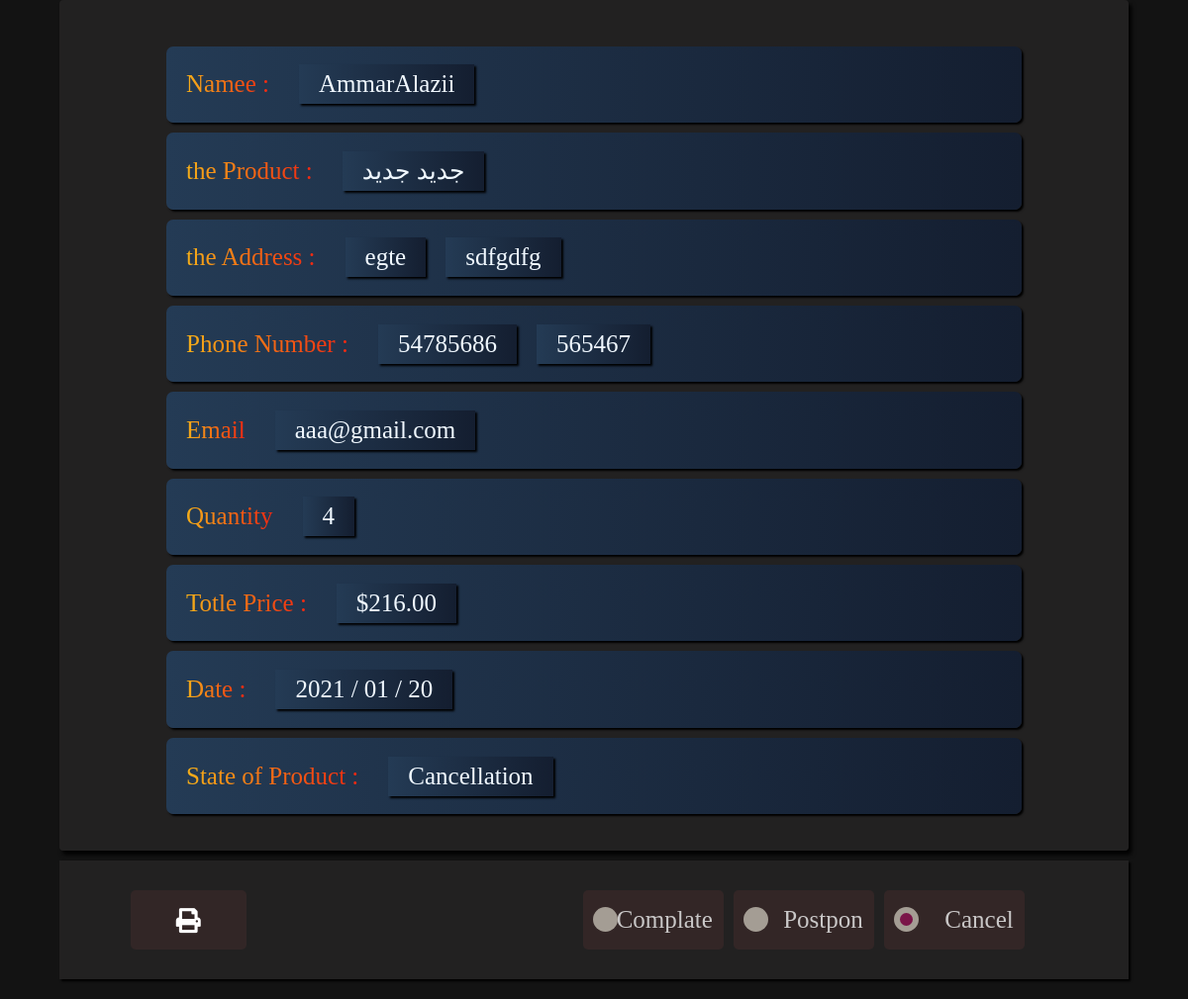
The page /7/ (signed in) on the database as committed earlier.
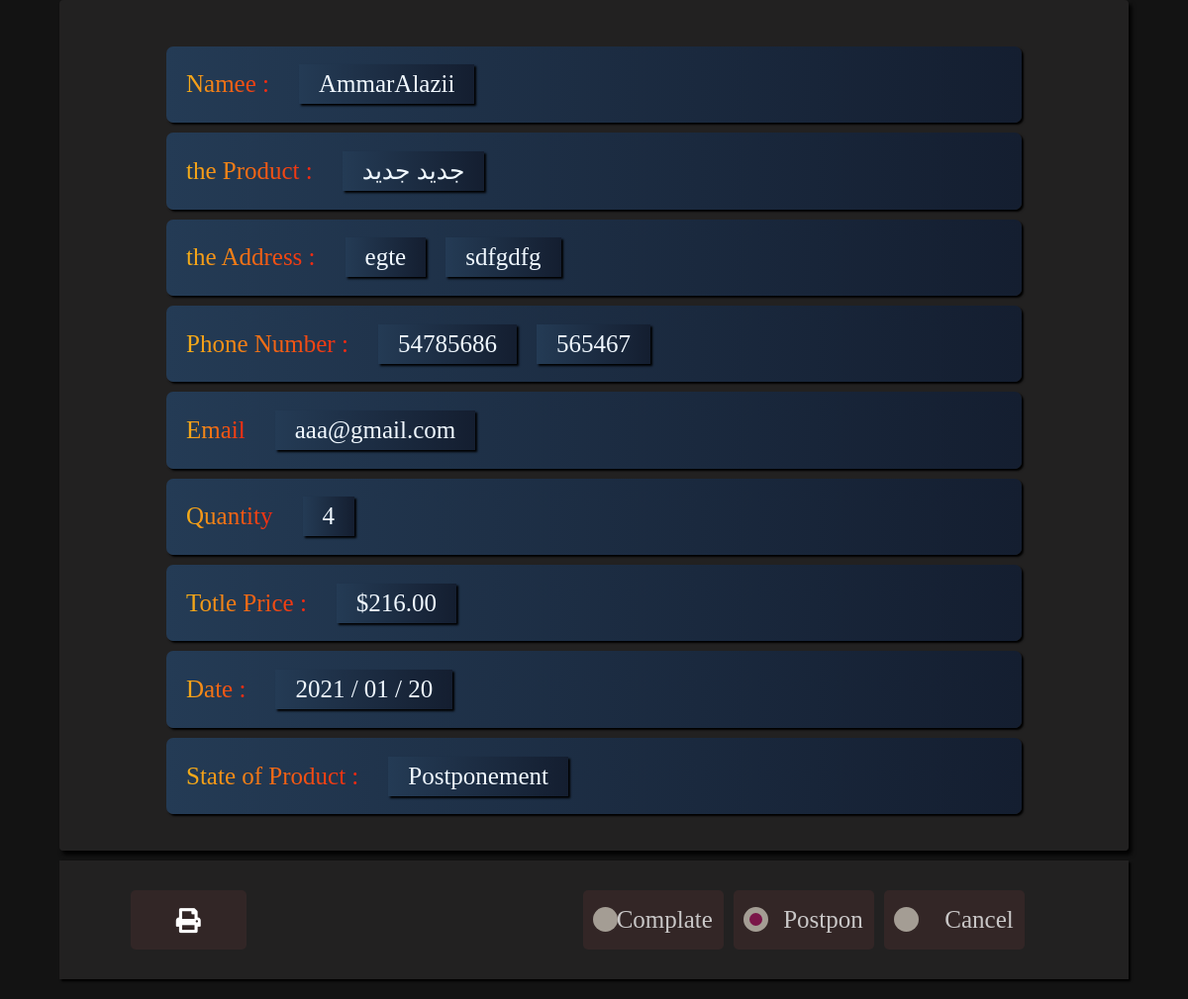
The same page on the database as committed later.
### products/models.py (models this page shows, shortened)
class OrderItem(models.Model):
    product=models.ForeignKey(Product,on_delete=models.CASCADE)
    customer=models.ForeignKey(User,on_delete=models.CASCADE)
    quantity=models.IntegerField(default=0)
    date_add=models.DateTimeField(default=datetime.datetime.now)
    address=models.ForeignKey('Address',on_delete=models.CASCADE,null=True,blank=True)
    complate=models.CharField(null=True,blank=True, max_length=20)
    def totleprice(self):
        if self.product.PRDDiscount:
            totle=self.quantity * self.product.PRDDiscount
        else:
            totle=self.quantity * self.product.PRDPrice
        return totle

class Product(models.Model):
    PRDName=models.CharField(max_length=300,verbose_name="name of product")
    PRDName_ar=models.CharField(max_length=300,verbose_name="name of product in arabic")
    PRDPrice=models.DecimalField(default=0 , max_digits=5, decimal_places=2,verbose_name="The price in arabic")
    PRDPrice_ar=models.DecimalField(default=0 , max_digits=5, decimal_places=2,verbose_name="The price")
    PRDDiscription=models.TextField(verbose_name="Discribtion of product")
    PRDDiscription_ar=models.TextField(verbose_name="Discribtion of product in arabic")
    PRDIamge=models.ImageField(default='/none.jpeg',upload_to='media')
    CHOICES_TYPE=(('Carpets and meridians','Carpets and meridians'),('the games','the games'),('Electrical','Electrical'),('Mobile phones','Mobile phones'))
    CHOICES_TYPE_ar=(('سجادات و زوالي','سجادات و زوالي'),('الالعاب','الالعاب'),('الكهربائيات','الكهربائيات'),('الهواتف المحمولة','الهواتف المحمولة'))
    PRDType=models.CharField(max_length=90,choices=CHOICES_TYPE,verbose_name="Type of product")
    PRDType_ar=models.CharField(max_length=90,choices=CHOICES_TYPE_ar,verbose_name="Type of product in arabic")
    CHOICES_STATE=(('new','new'),('old','old'))
    CHOICES_STATE_ar=(('جديد','جديد'),('قديم','قديم'))
    PRDSate=models.CharField(choices=CHOICES_STATE,max_length=20,verbose_name="state of product ")
    PRDSate_ar=models.CharField(choices= CHOICES_STATE_ar,max_length=20 ,verbose_name="state of product in arabic")
    PRDDiscount=models.DecimalField(blank=True,null=True ,default=0 , max_digits=5, decimal_places=2,verbose_name="The Discount")
    PRDDiscount_ar=models.DecimalField(blank=True,null=True,default=0 , max_digits=5, decimal_places=2,verbose_name="The Discount in arabic")
    PRDSlug=models.SlugField(blank=True,null=True)
    def __str__(self):
        return str(self.PRDName)

class Address(models.Model):
    user=models.ForeignKey(User,on_delete=models.CASCADE)
    covernorate=models.CharField(default='بغداد',max_length=30)
    state=models.CharField(max_length=100)
    phone_number1=models.CharField(max_length=11)
    phone_number2=models.CharField(max_length=11)
    email=models.EmailField(blank=True ,null=True)
    date_add=models.DateTimeField(default=datetime.datetime.now)

### project/view.py (the view)
# urls.py: path('<int:id>/',detail,name='detaill'),
def detail(request ,id):
    if request.user.is_authenticated and request.user.username == 'Social':
        order=OrderItem.objects.get(id=id)
        return render(request,'home_template/detail.html',{'obj':order})
    else: return redirect('login')

### products/context_processor.py (called while the page is built)
def allorders(request):
    count=0
    if request.user.is_authenticated:
        obj=OrderItem.objects.filter(customer=request.user)
        for i in obj:
            count +=i.quantity
    return{'all':count}

def everyorder(request):
    obj=0
    countCa=0
    countCo=0
    countPo=0
    if request.user.is_authenticated:
        obj2=OrderItem.objects.all()
        for fillter in obj2:
            if fillter.address :
                if fillter.complate :
                    obj+=1
                if fillter.complate == 'complate':
                    countCo+=1
                elif fillter.complate == 'Cancel':
                    countCa+=1
                elif fillter.complate =='Postponement':
                    countPo+=1
    return{'everyorder':obj ,'countPo':countPo,'countCo':countCo,'countCa':countCa}

### template/home_template/detail.html (shortened to what this page needs)
{% load static %}
<!DOCTYPE html>
<html lang="en">
<head>
    <link rel="stylesheet" href="{% static 'css/detail.css' %}">
    <link rel="stylesheet" href="{% static 'css/mobile_detail.css' %}">
    <link rel="stylesheet" href="{% static 'css/deatail_options.css' %}">
    <link rel="stylesheet" href="https://pro.fontawesome.com/releases/v5.10.0/css/all.css"/>
</head>
<body>
    {% if request.user.is_authenticated and request.user.username == 'Social' %}
    <div class="alldetail" id="alldetail" >
        <div class="cover" id="cover">
        <div class="name_user"><label for="">Namee :</label><div>
            {% if obj.customer.firs_name and obj.customer.last_name %}
            {{obj.customer.firs_name}} &ThinSpace;{{obj.customer.last_name}}
            {% else %}
        {{obj.customer}}
        {% endif %}
        </div>
        </div>
          <div class="name_product"><label for="">the Product :</label><div>{{obj.product}}</div></div>
            <div class="name_address">
                <label for=""> the Address :</label> <div>{{obj.address.covernorate}}</div>
                 <div>{{obj.address.state}}</div>
            </div>
            <div class="phone_number">
                <label for="">Phone Number :</label>
                <div>{{obj.address.phone_number1}}</div>
                <div>{{obj.address.phone_number2}}</div>
            </div>
            <div class="qunatity_detail">
                <label for="">Email</label>
                <div>{{obj.address.email}}</div>
            </div>
            <div class="qunatity_detail">
                <label for="">Quantity</label>
                <div>{{obj.quantity}}</div>
            </div>
            <div class="total_price">
                <label for="">Totle Price :</label>
                <div>${{obj.totleprice}}</div>
            </div>
        <div class="state_product">
            <label for="">Date :</label>
            <div>{{obj.date_add|date:'Y / m / d'}}</div>
        </div>
        <div class="state_product">
            <label for="">State of Product :</label>
            <div>
            {{obj.complate}}
            </div>
        </div>
        </div>
    </div>
    <div class="complate">
        <div class="print_detail"  id="print_detail">
        {% if obj.complate == 'complate' %}
           <p style="cursor: pointer;"><i class="fas fa-print"></i></p>
           {% else %}
           <p class="notallow"><i class="fas fa-print"></i></p>
        {% endif %}
        </div>
        <form action=""  class="form_state"  method="POST" >
            <div class="cancel">
                {% if obj.complate == 'Cancellation' %}
             <input class="cancell checkmark" type="radio" data-customer={{obj.customer}} data-product={{obj.product.PRDSlug}} >&ThinSpace; Cancel
             {% else %}
             <input class="cancell" type="radio" data-customer={{obj.customer}} data-product={{obj.product.PRDSlug}} >&ThinSpace; Cancel
             {% endif %}
            </div>
            <div class="Postponement">
                {% if obj.complate == 'Postponement' %}
                <input  class="Postponementt checkmark" type="radio" data-customer={{obj.customer}} data-product={{obj.product.PRDSlug}}>&ThinSpace; Postpon
                {% else %}
                <input  class="Postponementt" type="radio" data-customer={{obj.customer}} data-product={{obj.product.PRDSlug}}>&ThinSpace; Postpon
                {% endif %}
            </div>
            <div class="complat">
                {% if obj.complate == 'complate' %}
                <input class="complatt checkmark" type="radio" data-customer={{obj.customer}} data-product={{obj.product.PRDSlug}}>&ThinSpace; Complate
                {% else %}
                <input class="complatt" type="radio" data-customer={{obj.customer}} data-product={{obj.product.PRDSlug}}>&ThinSpace; Complate
                {% endif %}
            </div>
        </form>
    </div>
    {% endif %}
</body>
</html>

Rows that differ between the two databases and show on the page:
changed OrderItem "AmmarAlazii": complate "Cancellation" → "Postponement"
Other text that changed with them:
form field customer: (not shown) → "☐"
form field customer: "☐" → (not shown)
